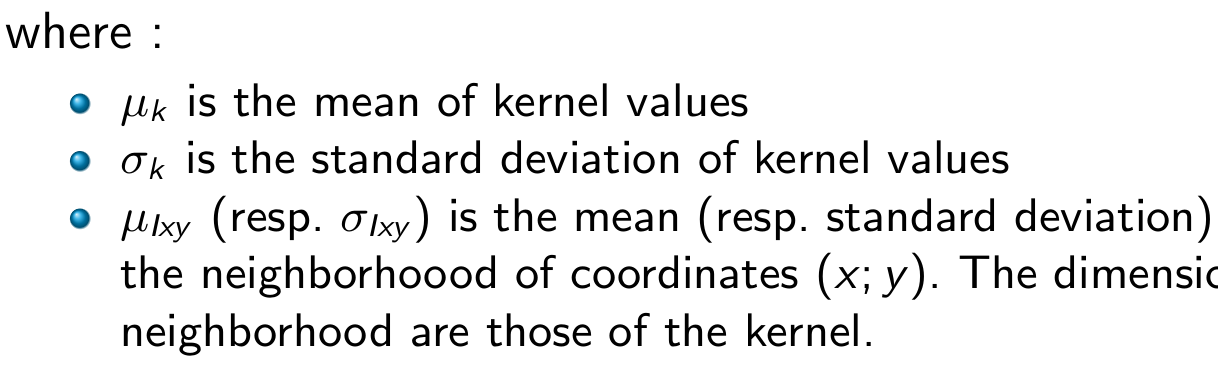
#> input picture text.png, 1218 x 368 px
$ jupyter execute TPcorrelation.ipynb   (shell and % lines are left out)
#> lines starting #> are read from the running program, lines starting #| are printed output that depends on the picture
# Image processing Lab: correlation and pattern matching
## DS&AI - 2023-24
### Translated from Diane Lingrand (Diane.Lingrand@univ-cotedazur.fr)

[cell 1]
from skimage import io
from skimage import data
from skimage import transform
from skimage.color import rgb2gray
import numpy as np
from matplotlib import pyplot as plt
from matplotlib.patches import Circle
import math

## Cross Correlation

[cell 2]
#Here are the thumbnails used in the slides
imageTest = np.array([[4,5,6,7,8],[4,5,8,9,10],[40,50,80,90,100],[43,48,88,92,5]])
motifTest = np.array([[4,5,6],[4,5,8],[40,50,80]])

[cell 3]
print(imageTest)
print(motifTest)
plt.matshow(motifTest)
plt.matshow(imageTest)
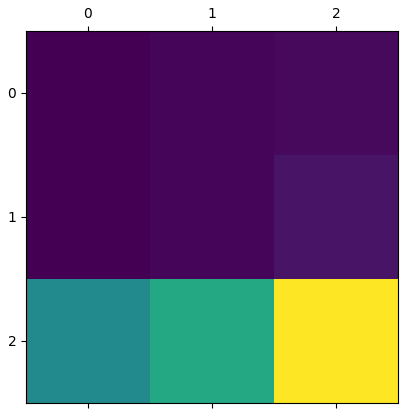
#> figure drawn by matplotlib, 1 panel
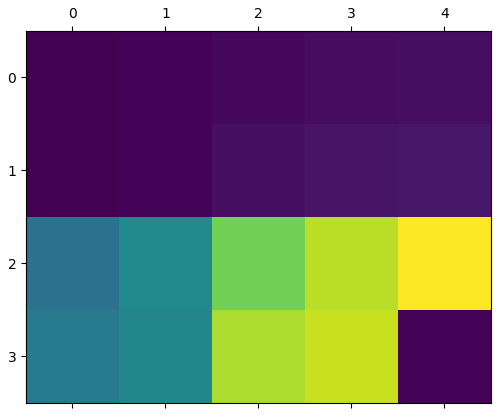
#> figure drawn by matplotlib, 1 panel

**Question 1:** Write the code of the function *correlationWithoutNorm* which takes as input 2 2d-arrays of values: an image (in grayscale) and a pattern, then output the image of correlations without normalisation.

[cell 4]
def crossCorrelationWithoutNorm(im, mo):
    res = np.zeros_like(im)
    him = im.shape[0]
    wim = im.shape[1]
    hmo = mo.shape[0]
    wmo = mo.shape[1]
    for i in range(1, him-1):
        for j in range(1, wim-1):
            res[i][j] = np.sum(im[i-1: i-1 + hmo, j-1: j-1+wmo] * mo)

    return res

[cell 5]
res = crossCorrelationWithoutNorm(imageTest, motifTest)
res

[cell 6]
plt.matshow(res)
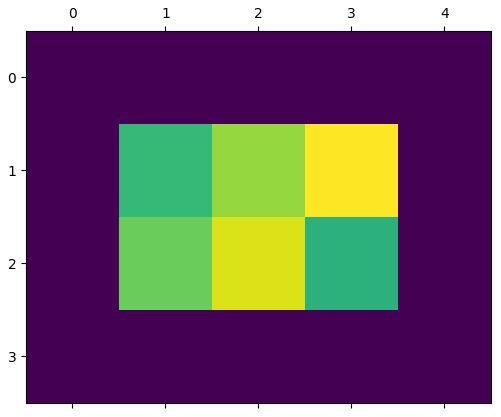
#> figure drawn by matplotlib, 1 panel

**Question 2:** Write the code of the function *correlation* which takes as input 2 2d-arrays of values: an image (in grayscale) and a pattern, then output the image of correlations with the normalisations seen in the slides. You can write a naïve implementation.

[cell 7]
def crossCorrelation(im, mo):
    res = np.zeros_like(im, dtype=float)
    him = im.shape[0]
    wim = im.shape[1]
    hmo = mo.shape[0]
    wmo = mo.shape[1]
    hmo2, wmo2 = hmo//2, wmo//2
    for i in range(hmo2, him-hmo2):
        for j in range(wmo2, wim-wmo2):
            sub_matrix = np.array(im[i-hmo2: i-hmo2 + hmo, j-wmo2: j-wmo2 + wmo], dtype=float)
            res[i][j] = round(np.sum((sub_matrix - np.mean(sub_matrix)) * (mo-np.mean(mo))) / (np.std(sub_matrix)*np.std(mo)*hmo*wmo),2)

    return res

**Question 3:** Test the previous function. Display the results. If necessary, improve the implementation to speed up calculations. It will be possible and perhaps necessary to return to this question later (question 5).

[cell 8]
def crossCorrelation2(im, mo):
    # Have done it before
    return res

[cell 9]
# To test
norm_res = crossCorrelation(imageTest, motifTest)
norm_res

## logo in an image

**Question 4:** Select an image with several instances of a pattern and keep the image and a copy of the pattern. Modify the next cell accordingly. Either the images are grayscale, or they need to be converted.

[cell 10]
img = io.imread('text.png')
#> img is the input picture: shape (368, 1218, 4); mean R, G, B, A 235.2, 235.4, 235.4, 255
logo = io.imread('letter-a.png')
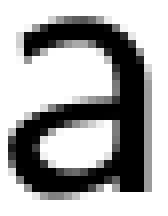
#> input picture letter-a.png, 21 x 27 px (shown 8 times larger)
#> logo is the input picture: shape (27, 21, 4); mean R, G, B, A 167.6, 167.6, 167.6, 255
#img = io.imread('plaqadmissions.jpg')
#logo = io.imread('plaqadmissions-logo.png')

[cell 11]
# conversion in grayscale
img = rgb2gray(img[:,:,0:3])
#> img: shape (368, 1218) float64
logo = rgb2gray(logo[:,:,0:3])
#> logo: shape (27, 21) float64

[cell 12]
plt.imshow(img, cmap=plt.cm.gray)

[cell 13]
plt.imshow(logo, cmap=plt.cm.gray)

**Question 5:** Compute the correlation map and display it as a warm-color map. If the calculations take too long, return to question 3.

[cell 14]
# for you
cor_map = crossCorrelation(img, logo)
#> after the loop in crossCorrelation (call 2), `for i in range(hmo2, him-hmo2):`:
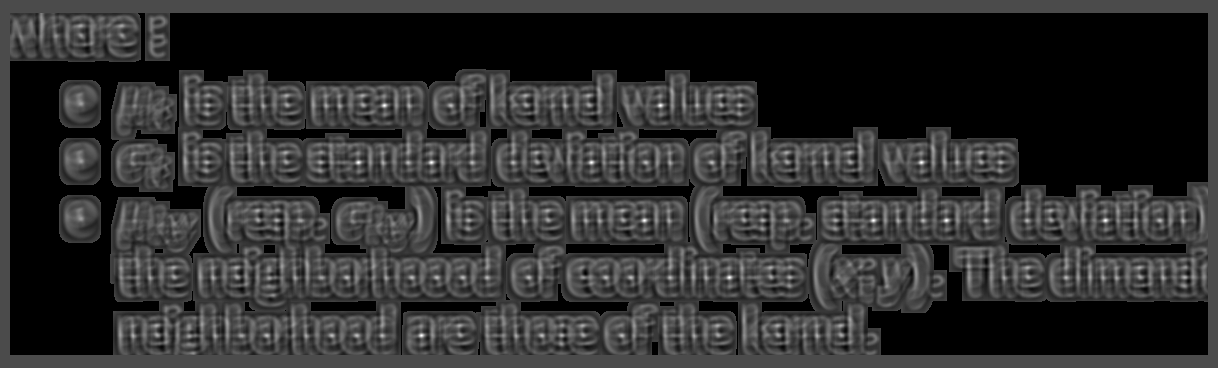
#> res: shape (368, 1218) float64; 37.54% of the values are NaN or infinite; the others: min -0.42, max 1, mean -0.0126; drawn with min black, max white, NaN and infinite black
#> after the loop in crossCorrelation (call 2), `for i in range(hmo2, him-hmo2):`: sub_matrix: shape (27, 21) float64; every value is 1

[cell 15]
plt.imshow(cor_map)

**Question 6:** Which max? Where is it?

[cell 16]
# for you
print("Max value is: ", np.nanmax(cor_map))
#| Max value is:  1.0
print("with indexes: ", list(zip(*np.where(cor_map.T == 1))))
#| with indexes:  [(358, 162), (384, 105), (421, 335), (431, 162), (591, 162), (644, 220), (660, 105), (729, 277), (873, 220), (921, 162), (946, 220), (1105, 220)]

**Question 7:** Where are the high correlation values? Determine a threshold: 0.5? 0.8? 0.9? Various visualization options are then available:
- display the thresholded correlation map transparently on the original image, or
- circle the relevant areas on the correlation map or
- on the original image.

[cell 17]
# for you
cor_map_mask = list(zip(*np.where(cor_map.T > 0.9 )))
#> cor_map_mask = [(358, 162), (384, 105), (421, 335), (431, 162), (591, 162), (644, 220), (660, 105), (729, 277), (873, 220), (921, 162), (946, 220), (1105, 220)]
img_cpy = img.copy()

plt.imshow(img_cpy, cmap=plt.cm.gray)
plt.scatter(*zip(*cor_map_mask),facecolors='none', edgecolors='r')
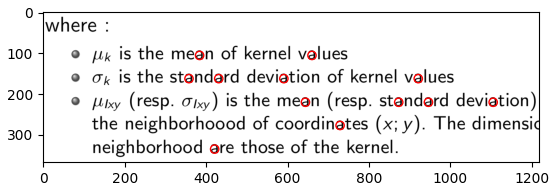
#> figure drawn by matplotlib, 1 panel
